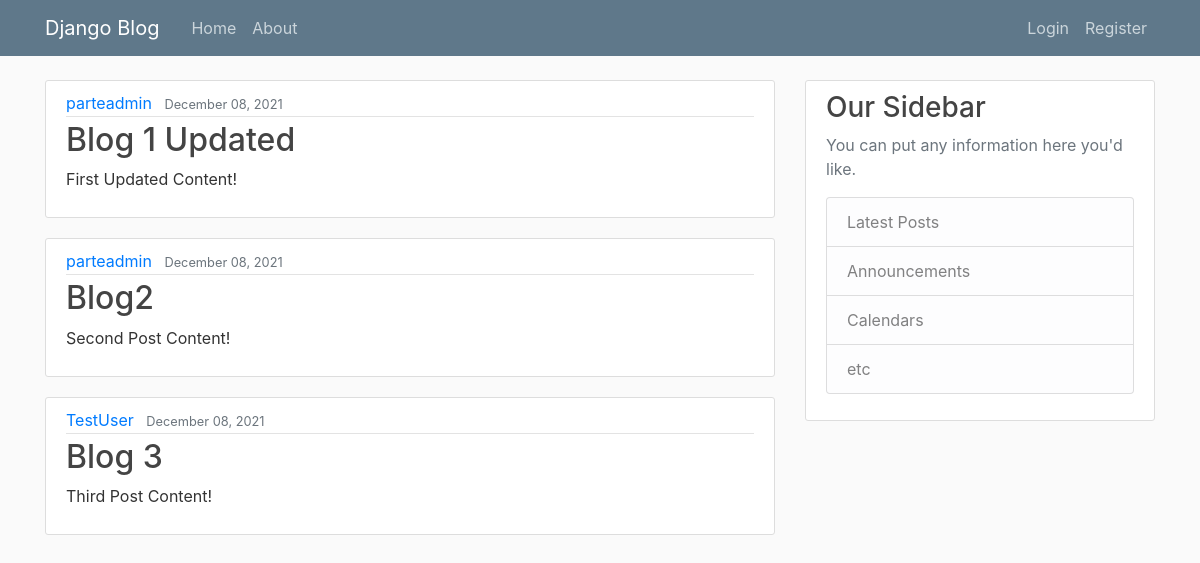
The page / on the database its author committed.
### blog/models.py (models this page shows, shortened)
class Post(models.Model):
    title = models.CharField(max_length=100)
    content = models.TextField()
    date_posted = models.DateTimeField(default=timezone.now)
    author = models.ForeignKey(User, on_delete=models.CASCADE)

### blog/views.py (the view)
# urls.py: 2. Add a URL to urlpatterns:  path('', views.home, name='home')
def home(request):
    context = {
        'posts': Post.objects.all()
    }
    return render(request, 'blog/home.html', context)    #render(request, html template, variables) => To return a template rendered

### blog/templates/blog/home.html
{% extends "blog/base.html" %}
{% block content %}
    {% for post in posts %}
        <article class="media content-section">
            <div class="media-body">
                <div class="article-metadata">
                <a class="mr-2" href="#">{{ post.author }}</a>
                <small class="text-muted">{{ post.date_posted|date:"F d, Y" }}</small>
                </div>
                <h2><a class="article-title" href="#">{{ post.title }}</a></h2>
                <p class="article-content">{{ post.content }}</p>
            </div>
        </article>
    {% endfor %}
{% endblock content %}

### blog/static/blog/main.css (style rules this page uses)
body { background: #fafafa; color: #333333; margin-top: 5rem; }
h1, h2, h3, h4, h5, h6 { color: #444444; }
.content-section { background: #ffffff; padding: 10px 20px; border: 1px solid #dddddd; border-radius: 3px; margin-bottom: 20px; }
.article-title { color: #444444; }
.article-content { white-space: pre-line; }
.article-metadata { padding-bottom: 1px; margin-bottom: 4px; border-bottom: 1px solid #e3e3e3 }

### rows shown on the page
Post: author "parteadmin", date_posted "December 08, 2021", title "Blog 1 Updated", content "First Updated Content!"
Post: author "parteadmin", date_posted "December 08, 2021", title "Blog2", content "Second Post Content!"
Post: author "TestUser", date_posted "December 08, 2021", title "Blog 3", content "Third Post Content!"
